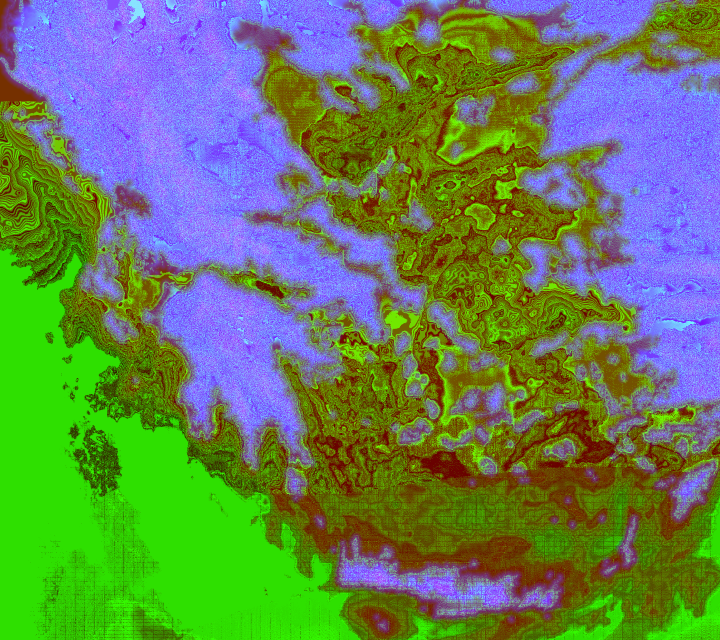
#> input picture assets/mapa-grecia/alturas.png, 2160 x 1920 px (shown at 1/3 size)
$ python mapa-grecia-generar-rutas.py
#> lines starting #> are read from the running program, lines starting #| are printed output that depends on the picture; after the words box and inside, x2 and y2 are one past the last pixel; in counts of white or black regions, pixels touching at a corner belong together
#!/usr/bin/env python3
"""AQVILA · AM2 — genera assets/mapa-grecia/rutas.js: rutas de barcos por mar abierto entre puertos (lon, lat).
Lee assets/mapa-grecia/alturas.png (canal B = distancia a la costa con signo; <0 es mar). Camino más corto por A* sobre la rejilla
reducida x3 (720x640; una casilla es mar si sus 9 celdas lo son; las pegadas a la costa cuestan más), unido al punto de mar más
cercano de cada extremo; se simplifica con Douglas-Peucker aceptando un tramo solo si pasa entero por mar en la rejilla fina.
Uso: python3 -I tools/mapa-grecia-generar-rutas.py   (mismo formato que gobierno/maquetas/mapa-comun/rutas.js)"""
import heapq, json, math, os
import numpy as np
from PIL import Image
RAIZ = os.path.dirname(os.path.dirname(os.path.abspath(__file__)))
SAL = os.path.join(RAIZ, 'assets', 'mapa-grecia')
X0, X1, Y0, Y1 = 19.3, 28.3, 34.7, 41.0
a = np.asarray(Image.open(os.path.join(SAL, 'alturas.png')).convert('RGB')).astype(np.int32)
D = (a[..., 2] - 128) / 8.0            # distancia con signo en celdas finas (<0 mar)
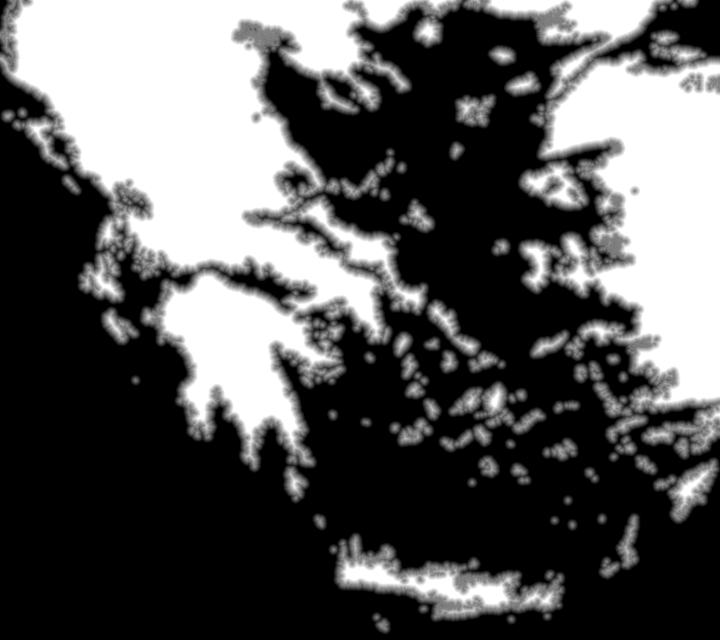
#> D: shape (1920, 2160) float64 (shown at 1/3 size); min -16, max 15.88, mean -4.92; drawn with min black and max white
mar = D < 0
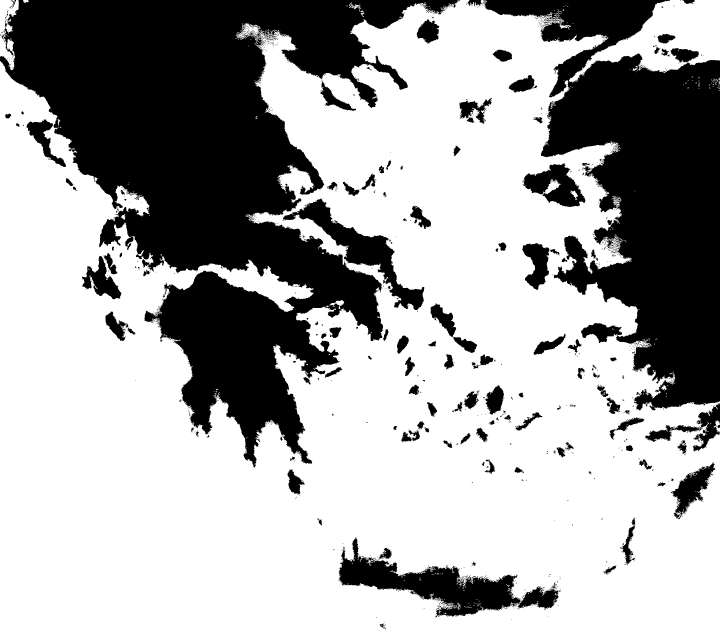
#> mar: shape (1920, 2160) bool (shown at 1/3 size); 66.1% white; 995 black regions (846 under 20 px), largest, box (x1, y1, x2, y2) and area: (0, 0, 1380, 1403) 787889, (1449, 0, 2160, 1232) 417831, (1015, 1615, 1683, 1852) 50771
NZ, NX = mar.shape; K = 3
#> after `NZ, NX = mar.shape`: NZ = 1920; NX = 2160
def celda(lon, lat): return (min(NZ - 1, max(0, int((Y1 - lat) / (Y1 - Y0) * NZ))), min(NX - 1, max(0, int((lon - X0) / (X1 - X0) * NX))))
def lonlat(j, i): return [round(X0 + (i + .5) * (X1 - X0) / NX, 3), round(Y1 - (j + .5) * (Y1 - Y0) / NZ, 3)]
def centro(j, i): return (j + .5, i + .5)   # posición en celdas finas (fraccionaria)
# rejilla gruesa
blo = lambda m, f: f(m.reshape(NZ // K, K, NX // K, K), axis=(1, 3))
marg = blo(mar, np.all); dg = blo(D, np.max) / K        # distancia a tierra de la casilla gruesa (la menos mala), en casillas gruesas
#> after `marg = blo(mar, np.all)`:
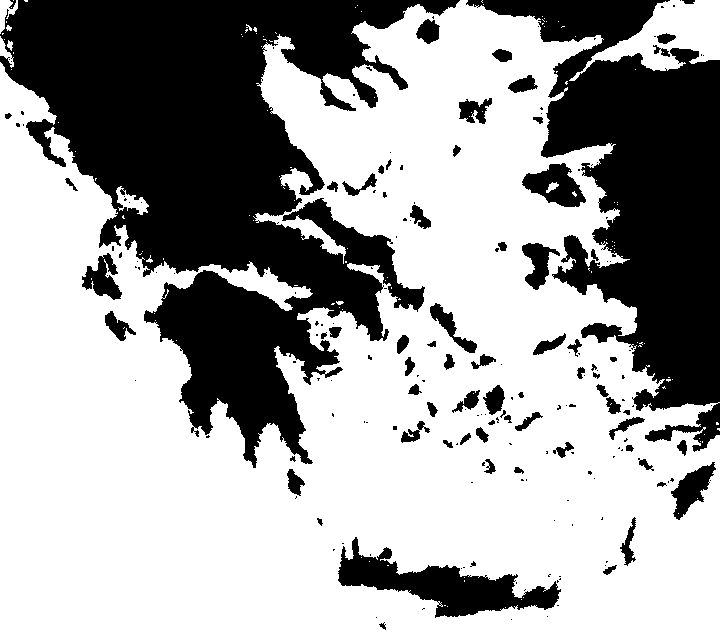
#> marg: shape (640, 720) bool; 64.1% white; 199 black regions (129 under 20 px), largest, box (x1, y1, x2, y2) and area: (0, 0, 460, 468) 95276, (466, 0, 720, 452) 50099, (338, 537, 561, 618) 6645
#> after `dg = blo(D, np.max) / K`:
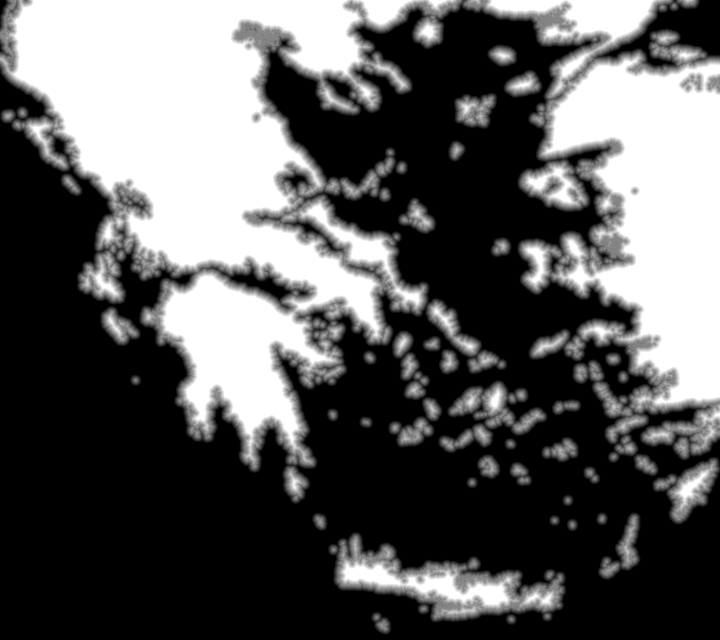
#> dg: shape (640, 720) float64; min -5.33, max 5.29, mean -1.54; drawn with min black and max white
gj, gi = marg.shape
#> gj = 640; gi = 720
from scipy import ndimage as ndi
_lab, _k = ndi.label(marg); principal = _lab == np.argmax(np.bincount(_lab.ravel())[1:]) + 1   # solo el mar grande: sin bolsas aisladas
#> after `_lab, _k = ndi.label(marg)`:
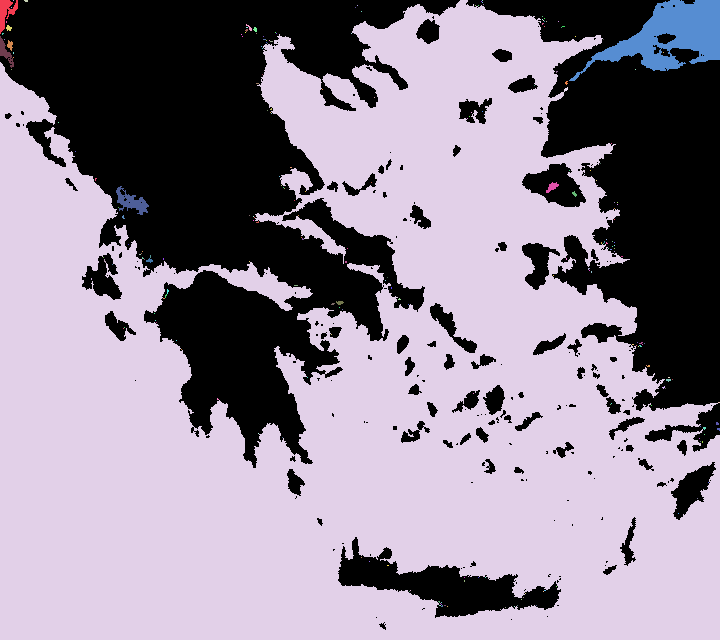
#> _lab: shape (640, 720) int32; 235 distinct labels, from 0 to 234; one colour per label, 0 black
#> after `principal = _lab == np.argmax(np.bincount(_lab.ravel())[1:]) + 1`:
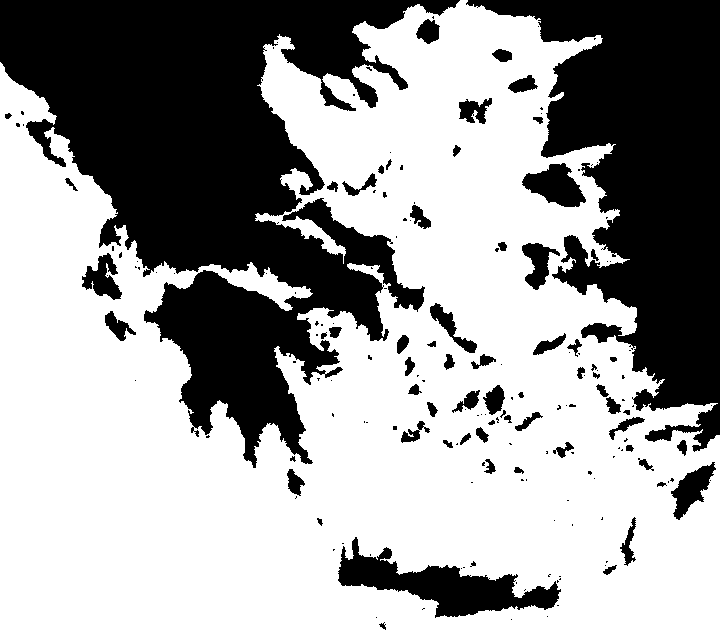
#> principal: shape (640, 720) bool; 62.7% white; 183 black regions (117 under 20 px), largest, box (x1, y1, x2, y2) and area: (0, 0, 460, 468) 96496, (466, 0, 720, 452) 55606, (338, 537, 561, 618) 6683
coste = np.where(marg, 1 + np.clip(4 + dg, 0, 4) * 2.5, 1e9)    # dg<0 en mar: cuanto más cerca de 0, más caro
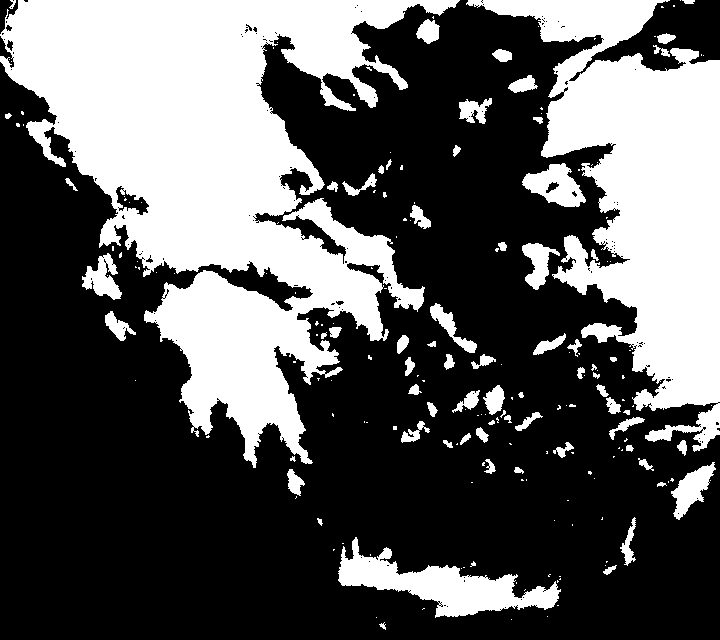
#> coste: shape (640, 720) float64; min 1, max 1e+09, mean 358804254.7; drawn with min black and max white
def libre_fino(p, q, margen=1.0):
    """Tramo p->q (celdas finas fraccionarias): todas las celdas por las que pasa son mar con 'margen' celdas de holgura."""
    m = int(max(abs(p[0] - q[0]), abs(p[1] - q[1])) * 2) + 2
    for t in range(m + 1):
        j = int(p[0] + (q[0] - p[0]) * t / m); i = int(p[1] + (q[1] - p[1]) * t / m)
        if not (0 <= j < NZ and 0 <= i < NX) or D[j, i] > -margen: return False
    return True
def al_mar_fino(lon, lat, margen=1.5):
#> called with lon = 23.6, lat = 37.92, margen = 1.5
    j0, i0 = celda(lon, lat); mejor = None
#> after `j0, i0 = celda(lon, lat)`: j0 = 938; i0 = 1032
    for r in range(0, 40):
        for j in range(max(0, j0 - r), min(NZ, j0 + r + 1)):
            for i in range(max(0, i0 - r), min(NX, i0 + r + 1)):
                if D[j, i] <= -margen:
                    q = (j - j0) ** 2 + (i - i0) ** 2
                    if mejor is None or q < mejor[0]: mejor = (q, (j, i))
        if mejor: return mejor[1]
#> after the loop, mejor = (0, (938, 1032))
#> after the loop, mejor = (0, (1066, 1895))
def al_mar_grueso(f):
#> called with f = (938.5, 1032.5)
    j0, i0 = int(f[0]) // K, int(f[1]) // K; mejor = None
    for r in range(0, 40):
        for j in range(max(0, j0 - r), min(gj, j0 + r + 1)):
            for i in range(max(0, i0 - r), min(gi, i0 + r + 1)):
                if principal[j, i] and libre_fino(f, centro(j * K + 1, i * K + 1), 1.0):
                    q = (j - j0) ** 2 + (i - i0) ** 2
                    if mejor is None or q < mejor[0]: mejor = (q, (j, i))
        if mejor: return mejor[1]
def astar(s, g):
#> called with s = (312, 344), g = (355, 631)
    ab = [(0, s)]; costo = {s: 0}; viene = {}
    while ab:
        _, c = heapq.heappop(ab)
        if c == g: break
        for dj in (-1, 0, 1):
            for di in (-1, 0, 1):
                n = (c[0] + dj, c[1] + di)
                if (dj or di) and 0 <= n[0] < gj and 0 <= n[1] < gi and marg[n]:
                    if dj and di and not (marg[c[0] + dj, c[1]] and marg[c[0], c[1] + di]): continue
                    v = costo[c] + coste[n] * math.hypot(dj, di)
                    if v < costo.get(n, 1e18):
                        costo[n] = v; viene[n] = c; heapq.heappush(ab, (v + math.hypot(n[0] - g[0], n[1] - g[1]), n))
#> after the loop, costo = 20432 items; viene = 20431 items
    assert g in viene or s == g, 'sin camino por mar'
    r = [g]
    while r[-1] != s: r.append(viene[r[-1]])
#> after the loop, r = 299 pairs, first value 312 to 374, second value 343 to 631
#> in camino, `r = [centro(*fp)] + [centro(c[0] * K + 1, c[1] * K + 1) for c in astar..`: r = 301 pairs, first value 937.5 to 1123.5, second value 1030.5 to 1895.5
    return r[::-1]
def dp(pts, tol=2.5):
    """Douglas-Peucker: acepta la cuerda solo si desvía < tol celdas finas Y va entera por mar en la rejilla fina."""
#> called with tol = 2.5
    p, q = pts[0], pts[-1]; dmax, k = -1, 0
#> after `p, q = (pts[0], pts[-1])`: p = (938.5, 1032.5); q = (1066.5, 1895.5)
    L = math.hypot(q[0] - p[0], q[1] - p[1]) or 1
#> L = 872.4
    for t in range(1, len(pts) - 1):
        x = abs((q[1] - p[1]) * (p[0] - pts[t][0]) - (p[1] - pts[t][1]) * (q[0] - p[0])) / L
        if x > dmax: dmax, k = x, t
#> this loop made 299 passes
#> (x, dmax) on passes 1 to 12: (1.14, 1.14), (1.83, 1.83), (5.24, 5.24), (8.21, 8.21), (10.73, 10.73), (13.26, 13.26), (15.79, 15.79), (18.32, 18.32), (20.84, 20.84), (23.37, 23.37), (25.9, 25.9), (28.43, 28.43)
#> x on passes 23, 24, 37, 38, 39, 40: 56.34, 55.9, 85.79, 85.35, 84.91, 84.47
#> after the loop, dmax = 138.4; k = 113
    if len(pts) == 2 or (dmax < tol and libre_fino(p, q)): return [p, q]
    if len(pts) == 2: return [p, q]
    return dp(pts[:k + 1], tol)[:-1] + dp(pts[k:], tol)
#> the loop in dp (call 2), `for t in range(1, len(pts) - 1):` made 112 passes
#> (x, dmax) on passes 1, 3, 4, 5, 6, 7, 8, 9, 10, 11, 12, 13: (1.37, 1.37), (5.31, 5.31), (7.87, 7.87), (8.88, 8.88), (9.88, 9.88), (10.88, 10.88), (11.89, 11.89), (12.89, 12.89), (13.89, 13.89), (14.9, 14.9), (15.9, 15.9), (18.46, 18.46)
#> x on passes 2, 23, 24, 25, 26, 27: 1.19, 35.29, 33.73, 34.73, 35.74, 36.74
def camino(p, q):
    fp, fq = al_mar_fino(*p), al_mar_fino(*q)
    s, g = al_mar_grueso(centro(*fp)), al_mar_grueso(centro(*fq))
    r = [centro(*fp)] + [centro(c[0] * K + 1, c[1] * K + 1) for c in astar(s, g)] + [centro(*fq)]
    # la salida del puerto: si el primer tramo cruza tierra, no hay forma de seguir (se avisa con assert)
    out = dp(r)
    return [lonlat(int(c[0]), int(c[1])) for c in out]
# Puertos y puntos de mar (lon, lat). Los de la maqueta AM1 se conservan; los nuevos llevan su lugar.
P = {'pireo': (23.60, 37.92), 'lequeo': (22.88, 37.96), 'cencreas': (23.01, 37.87), 'nisea': (23.37, 37.96), 'calcis': (23.63, 38.43), 'mileto': (27.20, 37.50),
     'giteo': (22.58, 36.74), 'nauplia': (22.81, 37.54), 'occidente': (19.5, 38.3), 'creta': (23.4, 34.8), 'helesponto': (26.15, 40.0), 'chipre': (28.2, 35.2), 'tasos': (24.6, 40.55),
     'paros': (25.13, 37.12), 'cnosos': (25.14, 35.36), 'tasos2': (24.68, 40.60), 'golfo_corinto': (22.88, 37.94), 'corcira': (19.93, 39.60),
     'rodas': (28.23, 36.45), 'gitio': (22.57, 36.76), 'creta_oeste': (24.02, 35.53), 'lesbos': (26.55, 39.08), 'pagasas': (22.95, 39.33)}
R = [('pireo', 'mileto', 'Atenas–Mileto'), ('pireo', 'calcis', 'Atenas–Calcis'), ('cencreas', 'pireo', 'Corinto–Atenas'), ('lequeo', 'occidente', 'Corinto–Occidente (Corcira, Siracusa)'),
     ('giteo', 'creta', 'Esparta–Creta'), ('nauplia', 'pireo', 'Argos–Atenas'), ('nisea', 'helesponto', 'Mégara–Helesponto (Bizancio)'), ('mileto', 'chipre', 'Mileto–Levante'),
     ('calcis', 'tasos', 'Calcis–Tracia'), ('giteo', 'occidente', 'Esparta–Tarento'),
     ('pireo', 'paros', 'Atenas–Paros'), ('pireo', 'cnosos', 'Atenas–Creta (Cnosos)'), ('calcis', 'tasos2', 'Calcis–Tasos'), ('golfo_corinto', 'corcira', 'Corinto (golfo)–Corcira'),
     ('mileto', 'rodas', 'Mileto–Rodas'), ('gitio', 'creta_oeste', 'Esparta (Gitio)–Creta'), ('mileto', 'lesbos', 'Mileto–Lesbos'), ('calcis', 'pagasas', 'Calcis–Tesalia (Págasas)')]
def en_mar(lon, lat): j, i = celda(lon, lat); return bool(mar[j, i])
def comprobar(rutas):
    nv = 0
    for r in rutas:
        l = r['l']
        for k, (lon, lat) in enumerate(l):
            assert en_mar(lon, lat), f"{r['n']}: vértice {k} {lon},{lat} en tierra"; nv += 1
            if k:
                for t in (.25, .5, .75):
                    m = (l[k - 1][0] + (lon - l[k - 1][0]) * t, l[k - 1][1] + (lat - l[k - 1][1]) * t)
                    assert en_mar(*m), f"{r['n']}: tramo {k - 1}-{k} pisa tierra en {m}"
    print('ok: %d rutas, %d vértices; vértices y puntos medios de todos los tramos en mar' % (len(rutas), nv))
if __name__ == '__main__':
    rutas = [{'n': n, 'de': u, 'a': v, 'l': camino(P[u], P[v])} for u, v, n in R]
    for r in rutas: print(r['n'], len(r['l']))
#> this loop made 18 passes
#| Atenas–Mileto 24
#| Atenas–Calcis 19
#| Corinto–Atenas 8
#| Corinto–Occidente (Corcira, Siracusa) 23
#| Esparta–Creta 6
#| Argos–Atenas 14
#| Mégara–Helesponto (Bizancio) 21
#| Mileto–Levante 17
#> (further printed lines are left out)
    comprobar(rutas); assert len(rutas) >= 16
#> the loop in comprobar, `for r in rutas:` made 18 passes
#| ok: 18 rutas, 343 vértices; vértices y puntos medios de todos los tramos en mar
    open(os.path.join(SAL, 'rutas.js'), 'w', encoding='utf-8').write('/* AQVILA · AM2 — rutas de barcos por el mar (lon, lat). Generado con tools/mapa-grecia-generar-rutas.py a partir de alturas.png. */\nexport default ' + json.dumps(rutas, ensure_ascii=False, separators=(',', ':')) + ';\n')
    print('rutas.js', os.path.getsize(os.path.join(SAL, 'rutas.js')) // 1024, 'KB')
